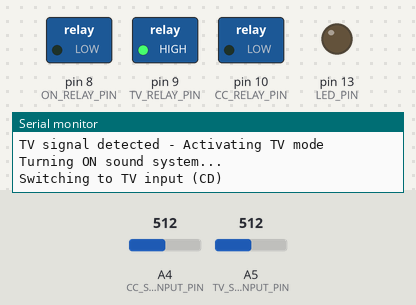
Bench run of a sketch on a simulated Arduino Uno, built with avr-gcc and run on an emulated ATmega328P. Parts: switched loads named in the sketch (green lamp = pin HIGH), output pins drawn as LEDs (lit = HIGH), the last lines printed to the serial monitor. The inputs (shaded band) are chosen by the test bench; at power-on: A5 (TV_SOUND_INPUT_PIN) = 512, A4 (CC_SOUND_INPUT_PIN) = 512.

Above: at 1.7 s.
1.8 s: A5 (TV_SOUND_INPUT_PIN) set to 5
4.4 s: A5 (TV_SOUND_INPUT_PIN) set to 2
At 5.1 s:
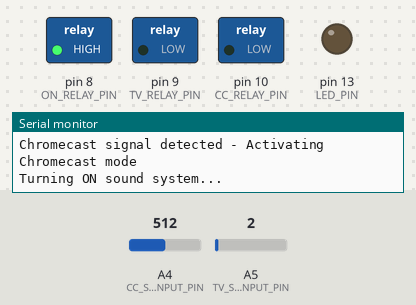
At 7.2 s:
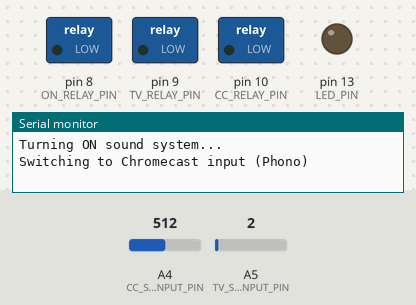
Timing chart, 0 to 8.7 s (numbered marks = the images above; inputs shaded):
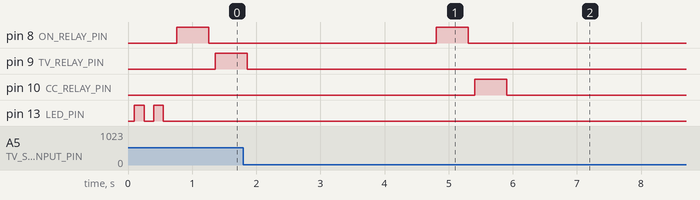

The sketch:

audio.ino
```cpp
/*
 * Second life for old audio systems
 * ---------------------------------
 *
 * Compatible with Sony HCD-H150/H500
 * Coded by Cibran Docampo
 *
 * Description:
 * Automatically detects audio signals from TV or Chromecast inputs and
 * controls the sound system accordingly. When audio is detected, the system
 * turns on and switches to the appropriate input. When no audio is detected
 * for a period of time, the system automatically turns off.
 */

// ============================================================================
// PIN CONFIGURATION
// ============================================================================

// Sound inputs (analog pins)
const int CC_SOUND_INPUT_PIN = A4;  // Chromecast in Phono input
const int TV_SOUND_INPUT_PIN = A5;  // TV in CD input

// Action relays output (digital pins)
const int ON_RELAY_PIN = 8;   // Turn on/off the sound system
const int TV_RELAY_PIN = 9;   // Switch to TV input (CD)
const int CC_RELAY_PIN = 10;  // Switch to Chromecast input (Phono)

// Info LED output (digital pin)
const int LED_PIN = 13;

// ============================================================================
// CONFIGURATION CONSTANTS
// ============================================================================

// Signal detection thresholds (0-1023 for 10-bit ADC)
const int CC_THRESHOLD = 2;   // Minimum analog value to detect Chromecast signal
const int TV_THRESHOLD = 4;   // Minimum analog value to detect TV signal

// Timing constants (in milliseconds)
const int RELAY_PULSE_DURATION = 500;      // Duration of relay pulse
const int SIGNAL_CONFIRM_DELAY = 10;       // Delay between signal checks
const int CC_CONFIRM_SAMPLES = 30;         // Number of samples to confirm CC signal (30 * 10ms = 300ms)
const int TV_CONFIRM_SAMPLES = 20;         // Number of samples to confirm TV signal (20 * 10ms = 200ms)
const int SIGNAL_LOSS_SAMPLES = 100;       // Samples before turning off (100 * 10ms = 1 second)
const int LED_BLINK_DURATION = 150;        // LED blink duration on startup
const int LOOP_DELAY = 50;                 // Delay in main loop to prevent excessive CPU usage

// Serial communication
const int SERIAL_BAUD_RATE = 9600;

// ============================================================================
// STATE MANAGEMENT
// ============================================================================

enum SystemState {
  STATE_OFF,           // System is off
  STATE_TV_ACTIVE,     // System is on and using TV input
  STATE_CC_ACTIVE      // System is on and using Chromecast input
};

SystemState currentState = STATE_OFF;

// ============================================================================
// SETUP
// ============================================================================

void setup() {
  // Configure pins
  pinMode(LED_PIN, OUTPUT);
  pinMode(ON_RELAY_PIN, OUTPUT);
  pinMode(TV_RELAY_PIN, OUTPUT);
  pinMode(CC_RELAY_PIN, OUTPUT);

  // Ensure all relays are off initially
  digitalWrite(ON_RELAY_PIN, LOW);
  digitalWrite(TV_RELAY_PIN, LOW);
  digitalWrite(CC_RELAY_PIN, LOW);
  digitalWrite(LED_PIN, LOW);

  // Initialize serial communication
  Serial.begin(SERIAL_BAUD_RATE);
  delay(100); // Allow serial port to initialize

  // Flash the LED twice to show the program has started
  Serial.println("=== Sound System Controller Starting ===");
  blinkLED(2);

  Serial.println("System initialized and ready");
  Serial.print("CC Threshold: "); Serial.println(CC_THRESHOLD);
  Serial.print("TV Threshold: "); Serial.println(TV_THRESHOLD);
}

// ============================================================================
// MAIN LOOP
// ============================================================================

void loop() {
  // Check TV signal first (higher priority)
  if (checkTvSignalLevel()) {
    if (currentState != STATE_TV_ACTIVE) {
      Serial.println("TV signal detected - Activating TV mode");
      turnOnSystem();
      switchToTv();
      currentState = STATE_TV_ACTIVE;
    }
    // Monitor TV signal while active
    monitorActiveSignal(TV_SOUND_INPUT_PIN, TV_THRESHOLD, "TV");
  }
  // Check Chromecast signal if TV is not active
  else if (checkCcSignalLevel()) {
    if (currentState != STATE_CC_ACTIVE) {
      Serial.println("Chromecast signal detected - Activating Chromecast mode");
      turnOnSystem();
      switchToCc();
      currentState = STATE_CC_ACTIVE;
    }
    // Monitor Chromecast signal while active
    monitorActiveSignal(CC_SOUND_INPUT_PIN, CC_THRESHOLD, "Chromecast");
  }
  // No signal detected
  else {
    if (currentState != STATE_OFF) {
      Serial.println("No signal detected - Turning off system");
      turnOffSystem();
      currentState = STATE_OFF;
    }
  }

  delay(LOOP_DELAY);
}

// ============================================================================
// SIGNAL DETECTION FUNCTIONS
// ============================================================================

/**
 * Checks if Chromecast signal level is above threshold
 * @return true if signal is confirmed, false otherwise
 */
bool checkCcSignalLevel() {
  int signalLevel = analogRead(CC_SOUND_INPUT_PIN);
  if (signalLevel >= CC_THRESHOLD) {
    return confirmSignal(CC_SOUND_INPUT_PIN, CC_THRESHOLD, CC_CONFIRM_SAMPLES);
  }
  return false;
}

/**
 * Checks if TV signal level is above threshold
 * @return true if signal is confirmed, false otherwise
 */
bool checkTvSignalLevel() {
  int signalLevel = analogRead(TV_SOUND_INPUT_PIN);
  if (signalLevel >= TV_THRESHOLD) {
    return confirmSignal(TV_SOUND_INPUT_PIN, TV_THRESHOLD, TV_CONFIRM_SAMPLES);
  }
  return false;
}

/**
 * Confirms that a signal is stable by checking multiple samples
 * @param pin The analog pin to read from
 * @param threshold The minimum value to consider as signal
 * @param samples Number of consecutive samples required
 * @return true if signal is confirmed stable, false otherwise
 */
bool confirmSignal(int pin, int threshold, int samples) {
  int validSamples = 0;

  for (int i = 0; i < samples; i++) {
    if (analogRead(pin) >= threshold) {
      validSamples++;
    } else {
      validSamples = 0; // Reset counter if signal drops
    }
    delay(SIGNAL_CONFIRM_DELAY);
  }

  return (validSamples >= samples);
}

/**
 * Monitors an active signal and turns off system if signal is lost
 * @param pin The analog pin to monitor
 * @param threshold The minimum value to consider as signal
 * @param sourceName Name of the signal source (for logging)
 */
void monitorActiveSignal(int pin, int threshold, const char* sourceName) {
  int noSignalCount = 0;

  for (int i = 0; i < SIGNAL_LOSS_SAMPLES; i++) {
    if (analogRead(pin) < threshold) {
      noSignalCount++;
    } else {
      noSignalCount = 0; // Reset if signal returns
    }
    delay(SIGNAL_CONFIRM_DELAY);

    // If signal returns, exit monitoring
    if (noSignalCount == 0) {
      return;
    }
  }

  // Signal lost for required duration
  Serial.print(sourceName);
  Serial.println(" signal lost - System will turn off");
}

// ============================================================================
// SYSTEM CONTROL FUNCTIONS
// ============================================================================

/**
 * Pulses the power relay to turn on the system
 */
void turnOnSystem() {
  Serial.println("Turning ON sound system...");
  pulseRelay(ON_RELAY_PIN);
  delay(100); // Small delay after turning on
}

/**
 * Pulses the power relay to turn off the system
 */
void turnOffSystem() {
  Serial.println("Turning OFF sound system...");
  pulseRelay(ON_RELAY_PIN);
  delay(100); // Small delay after turning off
}

/**
 * Switches input to Chromecast (Phono)
 */
void switchToCc() {
  Serial.println("Switching to Chromecast input (Phono)");
  pulseRelay(CC_RELAY_PIN);
}

/**
 * Switches input to TV (CD)
 */
void switchToTv() {
  Serial.println("Switching to TV input (CD)");
  pulseRelay(TV_RELAY_PIN);
}

/**
 * Pulses a relay pin for the configured duration
 * @param pin The relay pin to pulse
 */
void pulseRelay(int pin) {
  digitalWrite(pin, HIGH);
  delay(RELAY_PULSE_DURATION);
  digitalWrite(pin, LOW);
}

// ============================================================================
// UTILITY FUNCTIONS
// ============================================================================

/**
 * Blinks the LED a specified number of times
 * @param times Number of times to blink
 */
void blinkLED(int times) {
  for (int i = 0; i < times; i++) {
    digitalWrite(LED_PIN, HIGH);
    delay(LED_BLINK_DURATION);
    digitalWrite(LED_PIN, LOW);
    if (i < times - 1) {
      delay(LED_BLINK_DURATION);
    }
  }
}
```

Measured:
- the behaviour switches between 4 and 3 on A5 (TV_SOUND_INPUT_PIN) (found by bisection; images 0 and 1)
- after the input at 4.4 s, pin 8 (ON_RELAY_PIN): LOW → HIGH after 0.41 s, → LOW 0.50 s later; pin 10 (CC_RELAY_PIN): LOW → HIGH after 1.0 s, → LOW 0.50 s later
